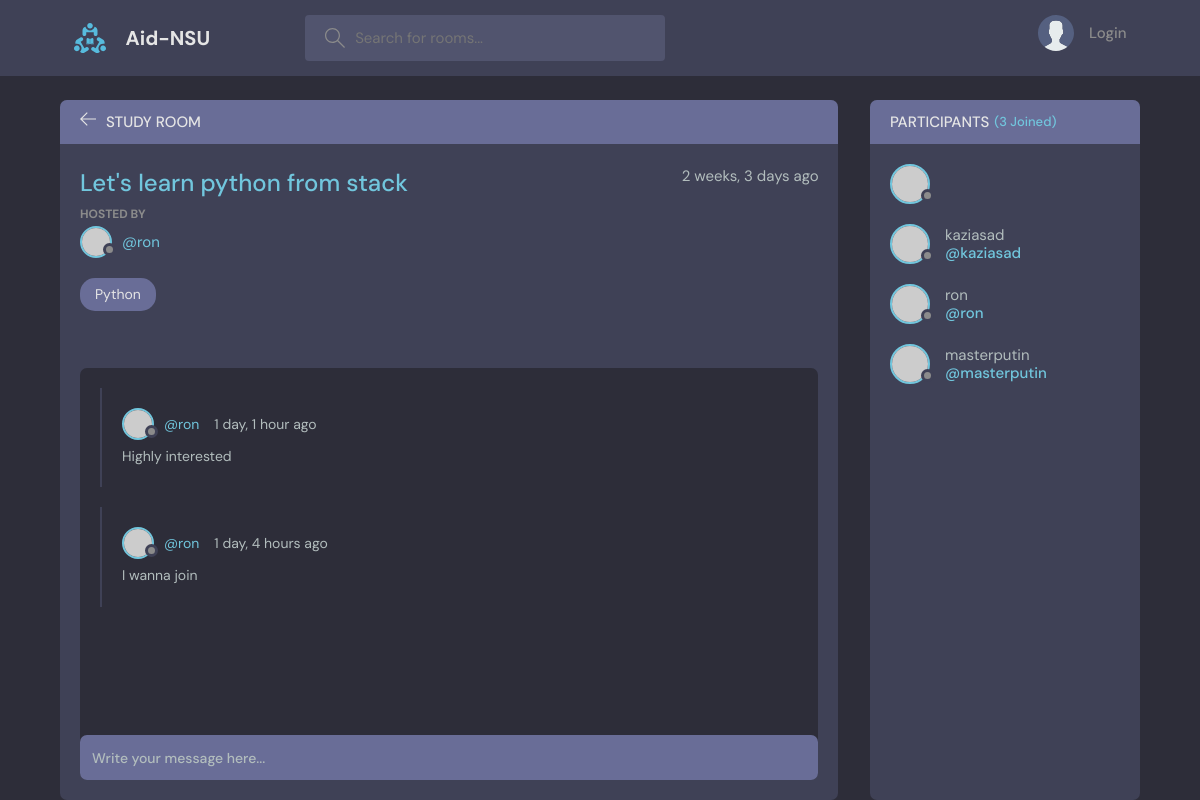
/room/5/, run on the app's committed database.
### base/models.py (models this page shows, shortened)
class Room(models.Model):
    host = models.ForeignKey(User, on_delete=models.SET_NULL,null=True)
    topic = models.ForeignKey(Topic, on_delete=models.SET_NULL,null=True)
    name = models.CharField(max_length=200)
    description = models.TextField(null=True, blank=True)
    participants = models.ManyToManyField(User, related_name = 'participants', blank=True)
    updated = models.DateTimeField(auto_now=True)
    created = models.DateTimeField(auto_now_add=True)
    class Meta:
        ordering = ['-updated' , '-created']

class Topic(models.Model):
    name = models.CharField(max_length=200)
    def __str__(self):
        return self.name

class Message(models.Model):
    user = models.ForeignKey(User, on_delete=models.CASCADE)
    room = models.ForeignKey(Room, on_delete=models.CASCADE)
    body = models.TextField()
    updated = models.DateTimeField(auto_now=True)
    created = models.DateTimeField(auto_now_add=True)
    class Meta:
        ordering = ['-updated' , '-created']

### base/views.py (the view, shortened to what this page needs)
# urls.py: path('room/<str:pk>/',views.room,name="room"),
def room(request, pk):
    room = Room.objects.get(id=pk)
    room_messages = room.message_set.all()
    participants = room.participants.all()
    context = {'room': room, 'room_messages': room_messages,
               'participants': participants}
    return render(request, 'base/room.html', context)

### base/templates/base/room.html (shortened to what this page needs)
{% extends 'main.html' %}
{% block content %}
    <main class="profile-page layout layout--2">
      <div class="container">
        <div class="room">
          <div class="room__top">
            <div class="room__topLeft">
              <a href="{% url 'home %'}">
                <svg version="1.1" xmlns="http://www.w3.org/2000/svg" width="32" height="32" viewBox="0 0 32 32">
                  <title>arrow-left</title>
                  <path
                    d="M13.723 2.286l-13.723 13.714 13.719 13.714 1.616-1.611-10.96-10.96h27.625v-2.286h-27.625l10.965-10.965-1.616-1.607z"
                  ></path>
                </svg>
              </a>
              <h3>Study Room</h3>
            </div>
          </div>
          <div class="room__box scroll">
            <div class="room__header scroll">
              <div class="room__info">
                <h3>{{room.name}}</h3>
                <span>{{room.created|timesince}} ago</span>
              </div>
              <div class="room__hosted">
                <p>Hosted By</p>
                <a href="{% url 'user-profile' room.host.id %}" class="room__author">
                  <div class="avatar avatar--small">
                    <img src="https://randomuser.me/api/portraits/men/37.jpg" />
                  </div>
                  <span>@{{room.host.username}}</span>
                </a>
              </div>
              <span class="room__topics">{{room.topic}}</span>
            </div>
            <div class="room__conversation">
              <div class="threads scroll">
                {% for message in room_messages %}
                <div class="thread">
                  <div class="thread__top">
                    <div class="thread__author">
                      <a href="{% url 'user-profile' message.user.id %}" class="thread__authorInfo">
                        <div class="avatar avatar--small">
                          <img src="https://randomuser.me/api/portraits/men/37.jpg" />
                        </div>
                        <span>@{{message.user.username}}</span>
                      </a>
                      <span class="thread__date">{{message.created|timesince}} ago</span>
                    </div>
                  </div>
                  <div class="thread__details">
                    {{message.body}}
                  </div>
                </div>
                {% endfor %}
              </div>
            </div>
          </div>
          <div class="room__message">
            <form action="#"><input name="" placeholder="Write your message here..." /></form>
          </div>
        </div>
        <div class="participants">
          <h3 class="participants__top">Participants <span>({{participants.count}} Joined)</span></h3>
          <div class="participants__list scroll">
            <a href="profile.html" class="participant">
              <div class="avatar avatar--medium">
                <img src="https://randomuser.me/api/portraits/men/37.jpg" />
              </div>
              {% for user in participants %}
            <a href="{% url 'user-profile' user.id %}" class="participant">
              <div class="avatar avatar--medium">
                <img src="https://randomuser.me/api/portraits/men/37.jpg" />
              </div>
              <p>
                {{user.username}}
                <span>@{{user.username}}</span>
              </p>
            </a>
            {% endfor %}
          </div>
        </div>
      </div>
    </main>
    {% endblock %}

### data on the page
Room: name "Let's learn python from stack", created "2 weeks, 3 days", host.username "ron", topic "Python"
Message: user.username "ron", created "1 day, 1 hour", body "Highly interested"
Message: user.username "ron", created "1 day, 4 hours", body "I wanna join"

### other printed values
{{ participants.count }} "3"
{{ user.username }} "kaziasad"
{{ user.username }} "ron"
{{ user.username }} "masterputin"
